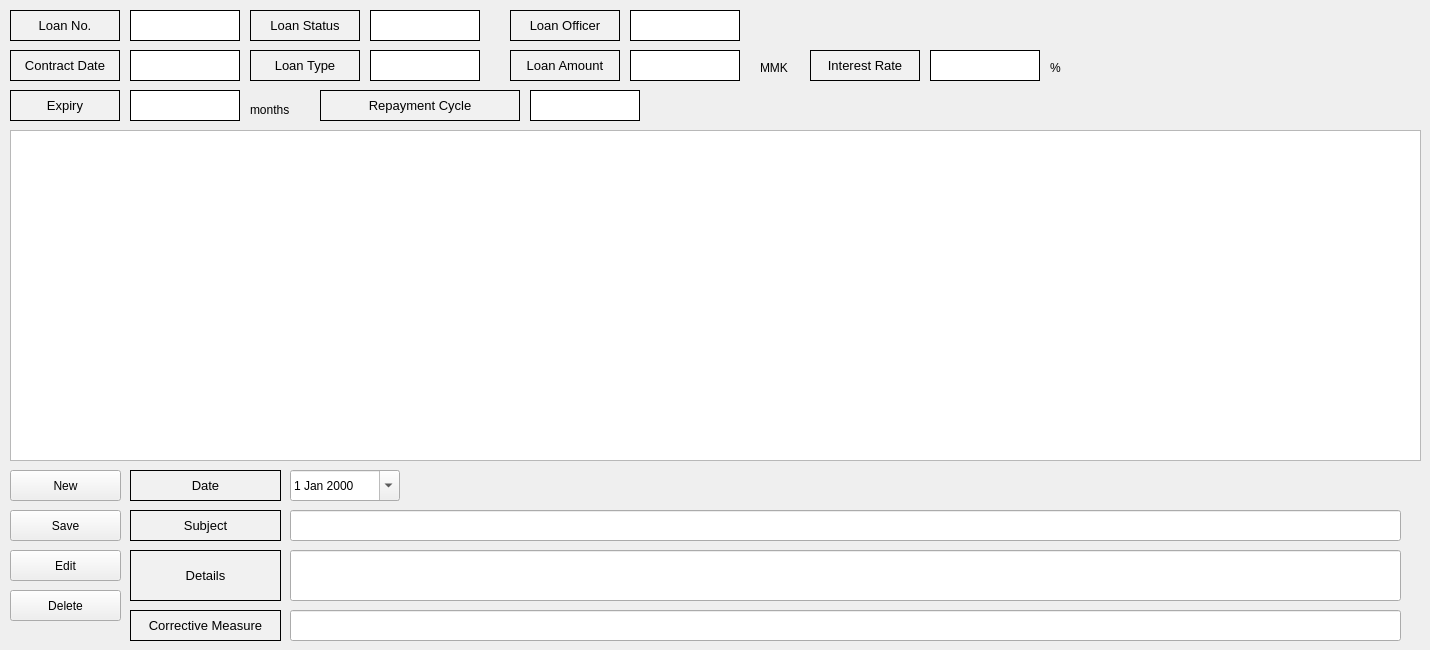
    <widget class="QWidget" name="tab_5">
     <attribute name="title">
      <string>Counseling Info</string>
     </attribute>
     <widget class="QLabel" name="label_98">
      <property name="geometry">
       <rect>
        <x>130</x>
        <y>610</y>
        <width>151</width>
        <height>31</height>
       </rect>
      </property>
      <property name="font">
       <font>
        <pointsize>10</pointsize>
       </font>
      </property>
      <property name="styleSheet">
       <string notr="true">background-color:rgb(241, 241, 241)</string>
      </property>
      <property name="frameShape">
       <enum>QFrame::Box</enum>
      </property>
      <property name="text">
       <string>Corrective Measure</string>
      </property>
      <property name="alignment">
       <set>Qt::AlignCenter</set>
      </property>
     </widget>
     <widget class="QLineEdit" name="counselingDetails">
      <property name="geometry">
       <rect>
        <x>290</x>
        <y>550</y>
        <width>1111</width>
        <height>51</height>
       </rect>
      </property>
      <property name="styleSheet">
       <string notr="true"/>
      </property>
     </widget>
     <widget class="QLabel" name="label_104">
      <property name="geometry">
       <rect>
        <x>130</x>
        <y>470</y>
        <width>151</width>
        <height>31</height>
       </rect>
      </property>
      <property name="font">
       <font>
        <pointsize>10</pointsize>
       </font>
      </property>
      <property name="styleSheet">
       <string notr="true">background-color:rgb(241, 241, 241)</string>
      </property>
      <property name="frameShape">
       <enum>QFrame::Box</enum>
      </property>
      <property name="text">
       <string>Date</string>
      </property>
      <property name="alignment">
       <set>Qt::AlignCenter</set>
      </property>
     </widget>
     <widget class="QLineEdit" name="counselingSubject">
      <property name="geometry">
       <rect>
        <x>290</x>
        <y>510</y>
        <width>1111</width>
        <height>31</height>
       </rect>
      </property>
     </widget>
     <widget class="QPushButton" name="counselingEditButton">
      <property name="geometry">
       <rect>
        <x>10</x>
        <y>550</y>
        <width>111</width>
        <height>31</height>
       </rect>
      </property>
      <property name="text">
       <string>Edit</string>
      </property>
     </widget>
     <widget class="QLabel" name="label_108">
      <property name="geometry">
       <rect>
        <x>130</x>
        <y>550</y>
        <width>151</width>
        <height>51</height>
       </rect>
      </property>
      <property name="font">
       <font>
        <pointsize>10</pointsize>
       </font>
      </property>
      <property name="styleSheet">
       <string notr="true">background-color:rgb(241, 241, 241)</string>
      </property>
      <property name="frameShape">
       <enum>QFrame::Box</enum>
      </property>
      <property name="text">
       <string>Details</string>
      </property>
      <property name="alignment">
       <set>Qt::AlignCenter</set>
      </property>
     </widget>
     <widget class="QPushButton" name="counselingDeleteButton">
      <property name="geometry">
       <rect>
        <x>10</x>
        <y>590</y>
        <width>111</width>
        <height>31</height>
       </rect>
      </property>
      <property name="text">
       <string>Delete</string>
      </property>
     </widget>
     <widget class="QLabel" name="label_114">
      <property name="geometry">
       <rect>
        <x>130</x>
        <y>510</y>
        <width>151</width>
        <height>31</height>
       </rect>
      </property>
      <property name="font">
       <font>
        <pointsize>10</pointsize>
       </font>
      </property>
      <property name="styleSheet">
       <string notr="true">background-color:rgb(241, 241, 241)</string>
      </property>
      <property name="frameShape">
       <enum>QFrame::Box</enum>
      </property>
      <property name="text">
       <string>Subject</string>
      </property>
      <property name="alignment">
       <set>Qt::AlignCenter</set>
      </property>
     </widget>
     <widget class="QLineEdit" name="counselingCorrectiveMeasure">
      <property name="geometry">
       <rect>
        <x>290</x>
        <y>610</y>
        <width>1111</width>
        <height>31</height>
       </rect>
      </property>
      <property name="styleSheet">
       <string notr="true"/>
      </property>
     </widget>
     <widget class="QLabel" name="label_117">
      <property name="geometry">
       <rect>
        <x>510</x>
        <y>50</y>
        <width>110</width>
        <height>31</height>
       </rect>
      </property>
      <property name="minimumSize">
       <size>
        <width>110</width>
        <height>0</height>
       </size>
      </property>
      <property name="maximumSize">
       <size>
        <width>110</width>
        <height>16777215</height>
       </size>
      </property>
      <property name="font">
       <font>
        <pointsize>10</pointsize>
       </font>
      </property>
      <property name="styleSheet">
       <string notr="true">background-color:rgb(241, 241, 241)</string>
      </property>
      <property name="frameShape">
       <enum>QFrame::Box</enum>
      </property>
      <property name="text">
       <string>Loan Amount</string>
      </property>
      <property name="alignment">
       <set>Qt::AlignCenter</set>
      </property>
     </widget>
     <widget class="QLabel" name="counselingContractDate">
      <property name="geometry">
       <rect>
        <x>130</x>
        <y>50</y>
        <width>110</width>
        <height>31</height>
       </rect>
      </property>
      <property name="minimumSize">
       <size>
        <width>110</width>
        <height>0</height>
       </size>
      </property>
      <property name="maximumSize">
       <size>
        <width>110</width>
        <height>16777215</height>
       </size>
      </property>
      <property name="styleSheet">
       <string notr="true">background-color:rgb(255, 255, 255)
</string>
      </property>
      <property name="frameShape">
       <enum>QFrame::Box</enum>
      </property>
      <property name="text">
       <string/>
      </property>
     </widget>
     <widget class="QLabel" name="label_105">
      <property name="geometry">
       <rect>
        <x>760</x>
        <y>60</y>
        <width>41</width>
        <height>16</height>
       </rect>
      </property>
      <property name="text">
       <string>MMK</string>
      </property>
     </widget>
     <widget class="QLabel" name="label_101">
      <property name="geometry">
       <rect>
        <x>510</x>
        <y>10</y>
        <width>110</width>
        <height>31</height>
       </rect>
      </property>
      <property name="minimumSize">
       <size>
        <width>110</width>
        <height>0</height>
       </size>
      </property>
      <property name="maximumSize">
       <size>
        <width>110</width>
        <height>16777215</height>
       </size>
      </property>
      <property name="font">
       <font>
        <pointsize>10</pointsize>
       </font>
      </property>
      <property name="styleSheet">
       <string notr="true">background-color:rgb(241, 241, 241)</string>
      </property>
      <property name="frameShape">
       <enum>QFrame::Box</enum>
      </property>
      <property name="text">
       <string>Loan Officer</string>
      </property>
      <property name="alignment">
       <set>Qt::AlignCenter</set>
      </property>
     </widget>
     <widget class="QLabel" name="counselingExpiry">
      <property name="geometry">
       <rect>
        <x>130</x>
        <y>90</y>
        <width>110</width>
        <height>31</height>
       </rect>
      </property>
      <property name="minimumSize">
       <size>
        <width>110</width>
        <height>0</height>
       </size>
      </property>
      <property name="maximumSize">
       <size>
        <width>110</width>
        <height>16777215</height>
       </size>
      </property>
      <property name="styleSheet">
       <string notr="true">background-color:rgb(255, 255, 255)
</string>
      </property>
      <property name="frameShape">
       <enum>QFrame::Box</enum>
      </property>
      <property name="text">
       <string/>
      </property>
     </widget>
     <widget class="QLabel" name="label_103">
      <property name="geometry">
       <rect>
        <x>250</x>
        <y>50</y>
        <width>110</width>
        <height>31</height>
       </rect>
      </property>
      <property name="minimumSize">
       <size>
        <width>110</width>
        <height>0</height>
       </size>
      </property>
      <property name="maximumSize">
       <size>
        <width>110</width>
        <height>16777215</height>
       </size>
      </property>
      <property name="font">
       <font>
        <pointsize>10</pointsize>
       </font>
      </property>
      <property name="styleSheet">
       <string notr="true">background-color:rgb(241, 241, 241)</string>
      </property>
      <property name="frameShape">
       <enum>QFrame::Box</enum>
      </property>
      <property name="text">
       <string>Loan Type</string>
      </property>
      <property name="alignment">
       <set>Qt::AlignCenter</set>
      </property>
     </widget>
     <widget class="QLabel" name="label_95">
      <property name="geometry">
       <rect>
        <x>10</x>
        <y>10</y>
        <width>110</width>
        <height>31</height>
       </rect>
      </property>
      <property name="minimumSize">
       <size>
        <width>110</width>
        <height>0</height>
       </size>
      </property>
      <property name="maximumSize">
       <size>
        <width>110</width>
        <height>16777215</height>
       </size>
      </property>
      <property name="font">
       <font>
        <pointsize>10</pointsize>
       </font>
      </property>
      <property name="styleSheet">
       <string notr="true">background-color:rgb(241, 241, 241)</string>
      </property>
      <property name="frameShape">
       <enum>QFrame::Box</enum>
      </property>
      <property name="text">
       <string>Loan No.</string>
      </property>
      <property name="alignment">
       <set>Qt::AlignCenter</set>
      </property>
     </widget>
     <widget class="QLabel" name="label_109">
      <property name="geometry">
       <rect>
        <x>10</x>
        <y>50</y>
        <width>110</width>
        <height>31</height>
       </rect>
      </property>
      <property name="minimumSize">
       <size>
        <width>110</width>
        <height>0</height>
       </size>
      </property>
      <property name="maximumSize">
       <size>
        <width>110</width>
        <height>16777215</height>
       </size>
      </property>
      <property name="font">
       <font>
        <pointsize>10</pointsize>
       </font>
      </property>
      <property name="styleSheet">
       <string notr="true">background-color:rgb(241, 241, 241)</string>
      </property>
      <property name="frameShape">
       <enum>QFrame::Box</enum>
      </property>
      <property name="text">
       <string>Contract Date</string>
      </property>
      <property name="alignment">
       <set>Qt::AlignCenter</set>
      </property>
     </widget>
     <widget class="QLabel" name="label_112">
      <property name="geometry">
       <rect>
        <x>810</x>
        <y>50</y>
        <width>110</width>
        <height>31</height>
       </rect>
      </property>
      <property name="minimumSize">
       <size>
        <width>110</width>
        <height>0</height>
       </size>
      </property>
      <property name="maximumSize">
       <size>
        <width>110</width>
        <height>16777215</height>
       </size>
      </property>
      <property name="font">
       <font>
        <pointsize>10</pointsize>
       </font>
      </property>
      <property name="styleSheet">
       <string notr="true">background-color:rgb(241, 241, 241)</string>
      </property>
      <property name="frameShape">
       <enum>QFrame::Box</enum>
      </property>
      <property name="text">
       <string>Interest Rate</string>
      </property>
      <property name="alignment">
       <set>Qt::AlignCenter</set>
      </property>
     </widget>
     <widget class="QLabel" name="label_99">
      <property name="geometry">
       <rect>
        <x>10</x>
        <y>90</y>
        <width>110</width>
        <height>31</height>
       </rect>
      </property>
      <property name="minimumSize">
       <size>
        <width>110</width>
        <height>0</height>
       </size>
      </property>
      <property name="maximumSize">
       <size>
        <width>110</width>
        <height>16777215</height>
       </size>
      </property>
      <property name="font">
       <font>
        <pointsize>10</pointsize>
       </font>
      </property>
      <property name="styleSheet">
       <string notr="true">background-color:rgb(241, 241, 241)</string>
      </property>
      <property name="frameShape">
       <enum>QFrame::Box</enum>
      </property>
      <property name="text">
       <string>Expiry</string>
      </property>
      <property name="alignment">
       <set>Qt::AlignCenter</set>
      </property>
     </widget>
     <widget class="QLabel" name="counselingInterestRate">
      <property name="geometry">
       <rect>
        <x>930</x>
        <y>50</y>
        <width>110</width>
        <height>31</height>
       </rect>
      </property>
      <property name="minimumSize">
       <size>
        <width>110</width>
        <height>0</height>
       </size>
      </property>
      <property name="maximumSize">
       <size>
        <width>110</width>
        <height>16777215</height>
       </size>
      </property>
      <property name="styleSheet">
       <string notr="true">background-color:rgb(255, 255, 255)
</string>
      </property>
      <property name="frameShape">
       <enum>QFrame::Box</enum>
      </property>
      <property name="text">
       <string/>
      </property>
     </widget>
     <widget class="QLabel" name="label_102">
      <property name="geometry">
       <rect>
        <x>250</x>
        <y>10</y>
        <width>110</width>
        <height>31</height>
       </rect>
      </property>
      <property name="minimumSize">
       <size>
        <width>110</width>
        <height>0</height>
       </size>
      </property>
      <property name="maximumSize">
       <size>
        <width>110</width>
        <height>16777215</height>
       </size>
      </property>
      <property name="font">
       <font>
        <pointsize>10</pointsize>
       </font>
      </property>
      <property name="styleSheet">
       <string notr="true">background-color:rgb(241, 241, 241)</string>
      </property>
      <property name="frameShape">
       <enum>QFrame::Box</enum>
      </property>
      <property name="text">
       <string>Loan Status</string>
      </property>
      <property name="alignment">
       <set>Qt::AlignCenter</set>
      </property>
     </widget>
     <widget class="QLabel" name="label_100">
      <property name="geometry">
       <rect>
        <x>320</x>
        <y>90</y>
        <width>200</width>
        <height>31</height>
       </rect>
      </property>
      <property name="minimumSize">
       <size>
        <width>200</width>
        <height>0</height>
       </size>
      </property>
      <property name="maximumSize">
       <size>
        <width>200</width>
        <height>16777215</height>
       </size>
      </property>
      <property name="font">
       <font>
        <pointsize>10</pointsize>
       </font>
      </property>
      <property name="styleSheet">
       <string notr="true">background-color:rgb(241, 241, 241)</string>
      </property>
      <property name="frameShape">
       <enum>QFrame::Box</enum>
      </property>
      <property name="text">
       <string>Repayment Cycle</string>
      </property>
      <property name="alignment">
       <set>Qt::AlignCenter</set>
      </property>
     </widget>
     <widget class="QLabel" name="counselingLoanAmount">
      <property name="geometry">
       <rect>
        <x>630</x>
        <y>50</y>
        <width>110</width>
        <height>31</height>
       </rect>
      </property>
      <property name="minimumSize">
       <size>
        <width>110</width>
        <height>0</height>
       </size>
      </property>
      <property name="maximumSize">
       <size>
        <width>110</width>
        <height>16777215</height>
       </size>
      </property>
      <property name="styleSheet">
       <string notr="true">background-color:rgb(255, 255, 255)
</string>
      </property>
      <property name="frameShape">
       <enum>QFrame::Box</enum>
      </property>
      <property name="text">
       <string/>
      </property>
     </widget>
     <widget class="QLabel" name="label_111">
      <property name="geometry">
       <rect>
        <x>1050</x>
        <y>60</y>
        <width>16</width>
        <height>16</height>
       </rect>
      </property>
      <property name="text">
       <string>%</string>
      </property>
     </widget>
     <widget class="QLabel" name="label_116">
      <property name="geometry">
       <rect>
        <x>250</x>
        <y>100</y>
        <width>51</width>
        <height>20</height>
       </rect>
      </property>
      <property name="text">
       <string>months</string>
      </property>
     </widget>
     <widget class="QLabel" name="counselingLoanNumber">
      <property name="geometry">
       <rect>
        <x>130</x>
        <y>10</y>
        <width>110</width>
        <height>31</height>
       </rect>
      </property>
      <property name="minimumSize">
       <size>
        <width>110</width>
        <height>0</height>
       </size>
      </property>
      <property name="maximumSize">
       <size>
        <width>110</width>
        <height>16777215</height>
       </size>
      </property>
      <property name="styleSheet">
       <string notr="true">background-color:rgb(255, 255, 255)
</string>
      </property>
      <property name="frameShape">
       <enum>QFrame::Box</enum>
      </property>
      <property name="text">
       <string/>
      </property>
     </widget>
     <widget class="QLabel" name="counselingLoanStatus">
      <property name="geometry">
       <rect>
        <x>370</x>
        <y>10</y>
        <width>110</width>
        <height>31</height>
       </rect>
      </property>
      <property name="minimumSize">
       <size>
        <width>110</width>
        <height>0</height>
       </size>
      </property>
      <property name="maximumSize">
       <size>
        <width>110</width>
        <height>16777215</height>
       </size>
      </property>
      <property name="styleSheet">
       <string notr="true">background-color:rgb(255, 255, 255)
</string>
      </property>
      <property name="frameShape">
       <enum>QFrame::Box</enum>
      </property>
      <property name="text">
       <string/>
      </property>
     </widget>
     <widget class="QLabel" name="counselingLoanType">
      <property name="geometry">
       <rect>
        <x>370</x>
        <y>50</y>
        <width>110</width>
        <height>31</height>
       </rect>
      </property>
      <property name="minimumSize">
       <size>
        <width>110</width>
        <height>0</height>
       </size>
      </property>
      <property name="maximumSize">
       <size>
        <width>110</width>
        <height>16777215</height>
       </size>
      </property>
      <property name="styleSheet">
       <string notr="true">background-color:rgb(255, 255, 255)
</string>
      </property>
      <property name="frameShape">
       <enum>QFrame::Box</enum>
      </property>
      <property name="text">
       <string/>
      </property>
     </widget>
     <widget class="QLabel" name="counselingLoanOfficer">
      <property name="geometry">
       <rect>
        <x>630</x>
        <y>10</y>
        <width>110</width>
        <height>31</height>
       </rect>
      </property>
      <property name="minimumSize">
       <size>
        <width>110</width>
        <height>0</height>
       </size>
      </property>
      <property name="maximumSize">
       <size>
        <width>110</width>
        <height>16777215</height>
       </size>
      </property>
      <property name="styleSheet">
       <string notr="true">background-color:rgb(255, 255, 255)
</string>
      </property>
      <property name="frameShape">
       <enum>QFrame::Box</enum>
      </property>
      <property name="text">
       <string/>
      </property>
     </widget>
     <widget class="QLabel" name="counselingRepaymentCycle">
      <property name="geometry">
       <rect>
        <x>530</x>
        <y>90</y>
        <width>110</width>
        <height>31</height>
       </rect>
      </property>
      <property name="minimumSize">
       <size>
        <width>110</width>
        <height>0</height>
       </size>
      </property>
      <property name="maximumSize">
       <size>
        <width>110</width>
        <height>16777215</height>
       </size>
      </property>
      <property name="styleSheet">
       <string notr="true">background-color:rgb(255, 255, 255)
</string>
      </property>
      <property name="frameShape">
       <enum>QFrame::Box</enum>
      </property>
      <property name="text">
       <string/>
      </property>
     </widget>
     <widget class="QDateEdit" name="counselingDate">
      <property name="geometry">
       <rect>
        <x>290</x>
        <y>470</y>
        <width>110</width>
        <height>31</height>
       </rect>
      </property>
      <property name="locale">
       <locale language="English" country="UnitedStates"/>
      </property>
      <property name="calendarPopup">
       <bool>true</bool>
      </property>
     </widget>
     <widget class="QPushButton" name="counselingNewButton">
      <property name="geometry">
       <rect>
        <x>10</x>
        <y>470</y>
        <width>111</width>
        <height>31</height>
       </rect>
      </property>
      <property name="text">
       <string>New</string>
      </property>
     </widget>
     <widget class="QPushButton" name="counselingSaveButton">
      <property name="geometry">
       <rect>
        <x>10</x>
        <y>510</y>
        <width>111</width>
        <height>31</height>
       </rect>
      </property>
      <property name="text">
       <string>Save</string>
      </property>
     </widget>
     <widget class="QTableView" name="counselingTable">
      <property name="geometry">
       <rect>
        <x>10</x>
        <y>130</y>
        <width>1411</width>
        <height>331</height>
       </rect>
      </property>
     </widget>
    </widget>
